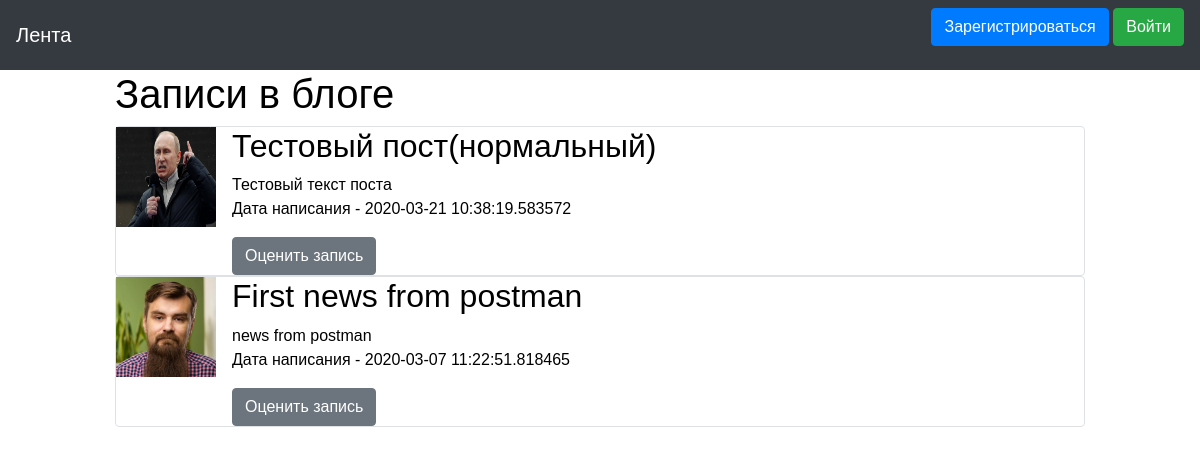
Before: / with the older database file.
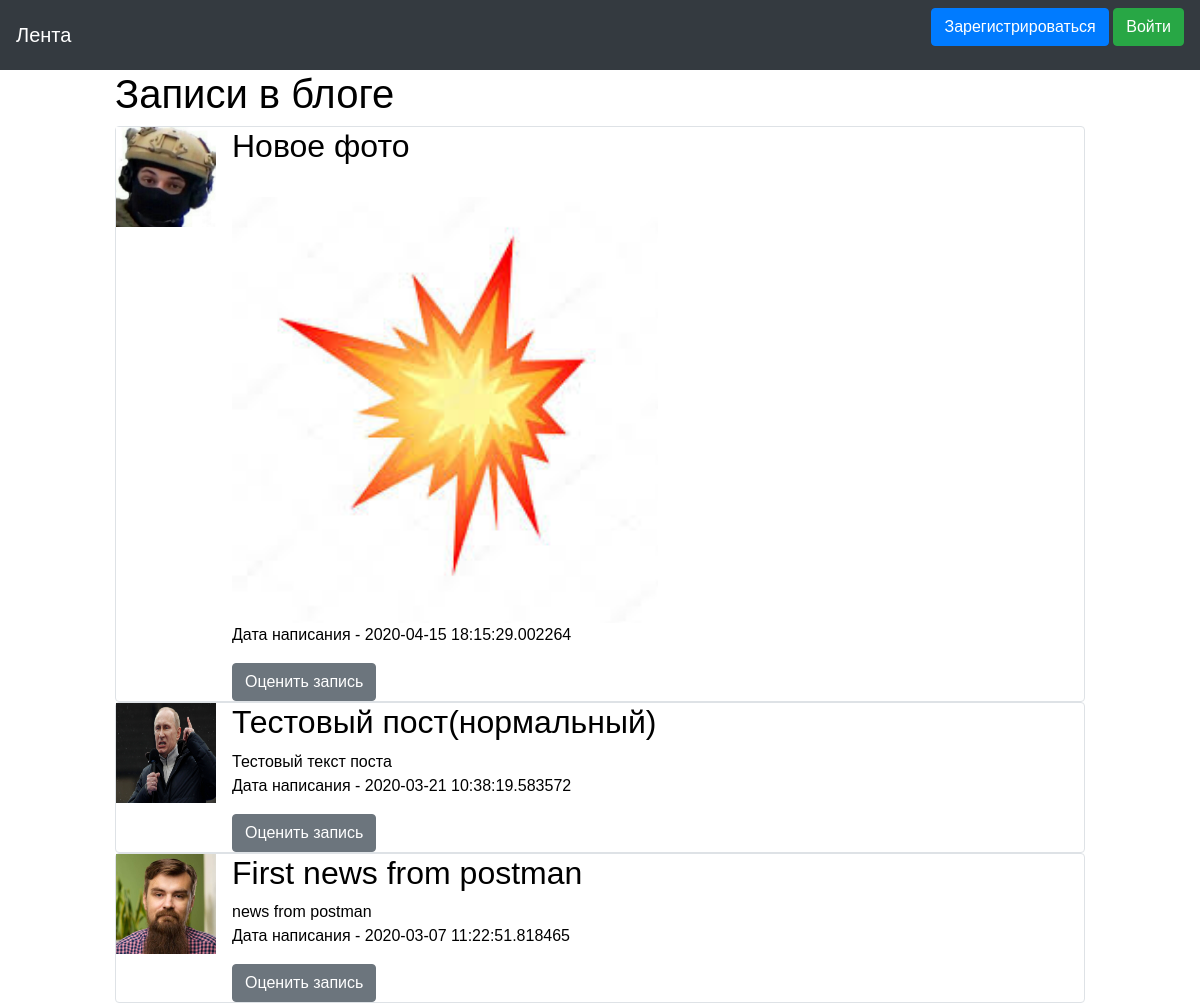
After: the same page with the newer database file.
### data/news.py (models this page shows)
class News(SqlAlchemyBase, SerializerMixin):
    __tablename__ = 'news'
    id = sqlalchemy.Column(sqlalchemy.Integer,
                           primary_key=True, autoincrement=True)
    title = sqlalchemy.Column(sqlalchemy.String, nullable=True)
    content = sqlalchemy.Column(sqlalchemy.String, nullable=True)
    created_date = sqlalchemy.Column(sqlalchemy.DateTime,
                                     default=datetime.datetime.now)
    image = sqlalchemy.Column(sqlalchemy.String, nullable=True)
    is_private = sqlalchemy.Column(sqlalchemy.Boolean, default=True)
    user_id = sqlalchemy.Column(sqlalchemy.Integer,
                                sqlalchemy.ForeignKey("users.id"))
    user = orm.relation('User')

### data/users.py (models this page shows, shortened)
class User(SqlAlchemyBase, UserMixin, SerializerMixin):
    __tablename__ = 'users'
    id = sqlalchemy.Column(sqlalchemy.Integer,
                           primary_key=True, autoincrement=True)
    name = sqlalchemy.Column(sqlalchemy.String, nullable=True)
    status = sqlalchemy.Column(sqlalchemy.String, nullable=True)
    email = sqlalchemy.Column(sqlalchemy.String,
                              index=True, unique=True, nullable=True)
    hashed_password = sqlalchemy.Column(sqlalchemy.String, nullable=True)
    created_date = sqlalchemy.Column(sqlalchemy.DateTime,
                                     default=datetime.datetime.now)
    friends = sqlalchemy.Column(sqlalchemy.String, nullable=True)
    avatar = sqlalchemy.Column(sqlalchemy.String,
                               default='/static/img/backgrounds/default.png')
    liked_news = sqlalchemy.Column(sqlalchemy.VARCHAR, nullable=True)
    liked_photos = sqlalchemy.Column(sqlalchemy.VARCHAR, nullable=True)
    background = sqlalchemy.Column(sqlalchemy.String, default='/static/img/backgrounds/default.png')
    theme = sqlalchemy.Column(sqlalchemy.Boolean, default=1)
    albums = sqlalchemy.Column(sqlalchemy.VARCHAR)

### main.py (the view)
@app.route("/")
def index():
    session = db_session.create_session()
    if current_user.is_authenticated:
        news = session.query(News).filter(
            (News.user == current_user) | (News.is_private != True))
    else:
        news = session.query(News).filter(News.is_private != True)
    return render_template("index.html", news=news, title='Лента', base=get_base())

### data/db_session.py (called while the page is built)
def create_session() -> Session:
    global __factory
    return __factory()

### main.py (called while the page is built)
def get_base():
    base = BaseForm()
    if current_user.is_authenticated:
        base.background = current_user.background
        base.text_color = 'white' if not current_user.theme else 'black'
        base.back = '#0a0a0a' if not current_user.theme else '#f5f5f5'
        base.back_color = 'black' if not current_user.theme else 'white'
    else:
        base.background = ""
        base.text_color = 'black'
        base.back = '#0a0a0a'
        base.back_color = 'white'
    base.js_for_files = url_for("static", filename="js/bs-custom-file-input.js")
    return base

### templates/index.html (shortened to what this page needs)
{% extends "base.html" %}
{% block content %}
<div class="col col-xl-10 rounded">
    <h1>Записи в блоге</h1>
    {% for item in news[::-1]%}
    <div class="people">
        <div class="col-md6 border rounded">
            <div class="media">
                <a href="/profile/{{item.user.id}}"> <img src="{{item.user.avatar}}"
                                                          class="align-self-center mr-3" alt="PEP8"
                                                          width="100"
                                                          height="100" title="{{item.user.name}}">
                </a>
                <div class="media-body md-0">
                    <h2>{{item.title}}</h2>
                    <p>
                        {{item.content}} <br>
                        {% if item.image %}
                        <img src="{{item.image}}"
                             class="align-self-center mr-3 w-50"> <br>
                        {% endif %}
                        Дата написания - {{item.created_date}}
                    </p>
                    <a href="/news/{{ item.id }}" class="btn btn-secondary">Оценить запись</a>
                </div>
            </div>
        </div>
    </div>
    {% endfor %}
</div>
{% endblock %}

### templates/base.html (shortened to what this page needs)
<!doctype html>
<html lang="en">
<head>
    <link rel="stylesheet"
          href="https://stackpath.bootstrapcdn.com/bootstrap/4.4.1/css/bootstrap.min.css"
>
</head>
<body>
<header>
    <nav class="navbar navbar-dark bg-dark">
        <a class="navbar-brand" href="/">Лента</a>
        {% if current_user.is_authenticated %}
        <a class="navbar-brand" href="/messages">Телеграф</a>
        <a class="navbar-brand" href="/construct/meme">Нейросеть</a>
        <a class="navbar-brand" href="/people">Люди</a>
        <a class="navbar-brand" href="/profile/{{current_user.id}}">
            <img src={{current_user.avatar}}
                 width="50" height="50"
                 alt="PEP8" class="d-inline-block align-top"> {{current_user.name}}
        </a>
        {% else %}
        <p>
            <a class="btn btn-primary " href="/register">Зарегистрироваться</a>
            <a class="btn btn-success" href="/login">Войти</a>
        </p>
        {% endif %}
    </nav>
</header>
<main role="main" class="container-fluid">
<div class="row">
    <div class="col-1"></div>
    {% block content %}{% endblock %}
</div>
</main>
</body>
</html>

Changed rows visible on the page:
now on this page (row edited): News: user.avatar (picture), title "Новое фото", image (picture), created_date "2020-04-15 18:15:29.002264"
